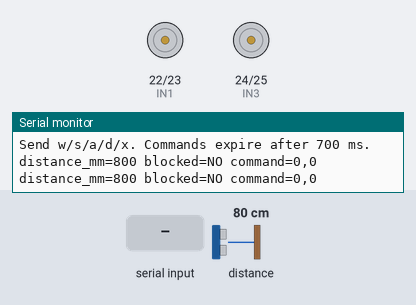
A sketch run on a simulated Arduino Mega 2560, built with avr-gcc and run on an emulated ATmega2560. On the bench: motor-driver pin pairs drawn as motors (green arrow = first pin HIGH = forward, orange = second pin HIGH = backward, longer = more drive, scaled by the enable pin), the last lines printed to the serial monitor. The test bench sets the inputs (shaded band); at power-on: distance to the obstacle 80 cm.

Above: at 1.2 s.
1.3 s: "w" received over Serial
At 1.8 s:
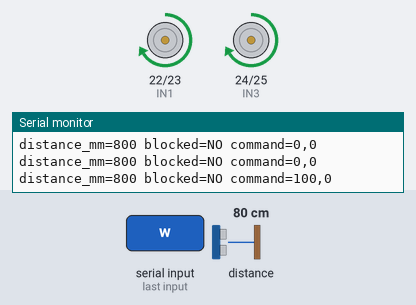
3.5 s: "s" received over Serial
At 4.0 s:
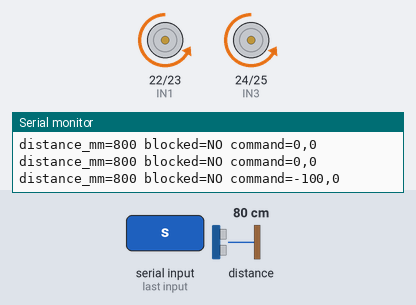
5.6 s: "a" received over Serial
At 5.9 s:
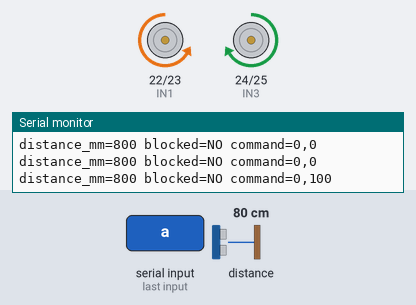
7.7 s: "d" received over Serial
At 8.2 s:
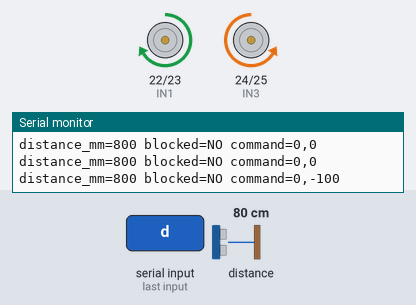
Timing chart, 0 to 10.7 s (numbered marks = the images above; inputs shaded):
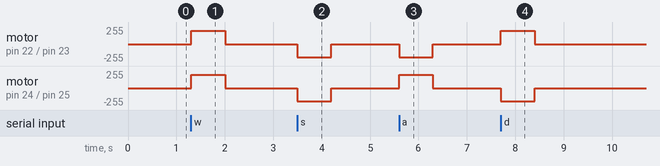

Measured:
- after the input at 1.3 s, motor on pin 22 (IN1) / pin 23 (IN2), motor on pin 24 (IN3) / pin 25 (IN4): stopped → forward 200/255 at once, → stopped 0.70 s later
- after the input at 3.5 s, motor on pin 22 (IN1) / pin 23 (IN2), motor on pin 24 (IN3) / pin 25 (IN4): stopped → backward 200/255 at once, → stopped 0.70 s later
- after the input at 5.6 s, motor on pin 22 (IN1) / pin 23 (IN2): stopped → backward 200/255 at once, → stopped 0.70 s later; motor on pin 24 (IN3) / pin 25 (IN4): stopped → forward 200/255 at once, → stopped 0.70 s later
- after the input at 7.7 s, motor on pin 22 (IN1) / pin 23 (IN2): stopped → forward 200/255 at once, → stopped 0.70 s later; motor on pin 24 (IN3) / pin 25 (IN4): stopped → backward 200/255 at once, → stopped 0.70 s later

The sketch:

vehicle_mega.ino
```cpp
// v1: Mega + L298N + two motors + front VL53L0X. No radio yet.
// Serial monitor (115200): w=forward, s=reverse,
// a=left turn, d=right turn, x=stop.

#include <Wire.h>
#include <VL53L0X.h>

const byte ENA = 5, IN1 = 22, IN2 = 23, IN3 = 24, IN4 = 25, ENB = 6;

const bool LEFT_INVERT = false;    // v0에서 확인한 값 사용
const bool RIGHT_INVERT = false;   // v0에서 확인한 값 사용
const byte MAX_PWM = 200;

const uint16_t STOP_DISTANCE_MM = 300;
const uint16_t RESUME_DISTANCE_MM = 400;
const unsigned long RANGE_INTERVAL_MS = 75;
const unsigned long COMMAND_HOLD_MS = 700;

VL53L0X sensor;

bool sensorReady = false;
bool forwardBlocked = true;

uint16_t distanceMm = 0;
int8_t throttle = 0, turn = 0;

unsigned long lastRangeMs = 0;
unsigned long lastCommandMs = 0;
unsigned long lastReportMs = 0;

// 마지막으로 실제 모터에 적용한 명령값
int appliedLeft = 127;
int appliedRight = 127;

void motor(byte en, byte inA, byte inB, int value, bool invert) {
  value = constrain(value, -100, 100);

  if (invert) value = -value;

  // 방향을 바꾸기 전에 PWM을 잠시 끔
  analogWrite(en, 0);

  digitalWrite(inA, value > 0 ? HIGH : LOW);
  digitalWrite(inB, value < 0 ? HIGH : LOW);

  // PWM으로 실제 속도 적용
  analogWrite(en, (byte)(abs(value) * MAX_PWM / 100));
}

void drive(int left, int right) {
  motor(ENA, IN1, IN2, left, LEFT_INVERT);
  motor(ENB, IN3, IN4, right, RIGHT_INVERT);
}

// 명령이 달라졌을 때만 PWM과 방향을 다시 설정
void applyDriveIfChanged(int left, int right) {
  if (left == appliedLeft && right == appliedRight) return;

  drive(left, right);

  appliedLeft = left;
  appliedRight = right;
}

void updateDistance() {
  if (!sensorReady || millis() - lastRangeMs < RANGE_INTERVAL_MS) return;

  lastRangeMs = millis();

  uint16_t mm = sensor.readRangeContinuousMillimeters();

  if (sensor.timeoutOccurred() || mm == 0 || mm == 65535) {
    distanceMm = 0;
    forwardBlocked = true;
    return;
  }

  distanceMm = mm;

  if (mm <= STOP_DISTANCE_MM) {
    forwardBlocked = true;
  } else if (mm >= RESUME_DISTANCE_MM) {
    forwardBlocked = false;
  }
}

void readCommand() {
  while (Serial.available()) {
    char key = Serial.read();

    switch (key) {
      case 'w': throttle = 100;  turn = 0;    break;
      case 's': throttle = -100; turn = 0;    break;
      case 'a': throttle = 0;    turn = 100;  break;
      case 'd': throttle = 0;    turn = -100; break;
      case 'x': throttle = 0;    turn = 0;    break;
      default: continue;
    }

    lastCommandMs = millis();
  }
}

void setup() {
  pinMode(ENA, OUTPUT);
  pinMode(ENB, OUTPUT);

  pinMode(IN1, OUTPUT);
  pinMode(IN2, OUTPUT);
  pinMode(IN3, OUTPUT);
  pinMode(IN4, OUTPUT);

  drive(0, 0);
  appliedLeft = 0;
  appliedRight = 0;

  Serial.begin(115200);

  Wire.begin();  // Mega: SDA=D20, SCL=D21

  sensor.setTimeout(100);
  sensorReady = sensor.init();

  if (sensorReady) {
    sensor.startContinuous(RANGE_INTERVAL_MS);
    Serial.println(F("VL53L0X ready"));
  } else {
    Serial.println(F("VL53L0X missing: forward blocked"));
  }

  Serial.println(F("Send w/s/a/d/x. Commands expire after 700 ms."));
}

void loop() {
  readCommand();
  updateDistance();

  // 마지막 명령 후 0.7초가 지나면 자동 정지
  if (millis() - lastCommandMs >= COMMAND_HOLD_MS) {
    throttle = 0;
    turn = 0;
  }

  int left = (int)throttle - (int)turn;
  int right = (int)throttle + (int)turn;

  // 장애물이 가까우면 전진·제자리 회전 차단, 후진만 허용
  if (forwardBlocked) {
    if (throttle >= 0) {
      left = 0;
      right = 0;
    } else {
      if (left > 0) left = 0;
      if (right > 0) right = 0;
    }
  }

  applyDriveIfChanged(left, right);

  if (millis() - lastReportMs >= 500) {
    lastReportMs = millis();

    Serial.print(F("distance_mm="));
    Serial.print(distanceMm);

    Serial.print(F(" blocked="));
    Serial.print(forwardBlocked ? F("YES") : F("NO"));

    Serial.print(F(" command="));
    Serial.print((int)throttle);
    Serial.print(',');

    Serial.println((int)turn);
  }
}
```
